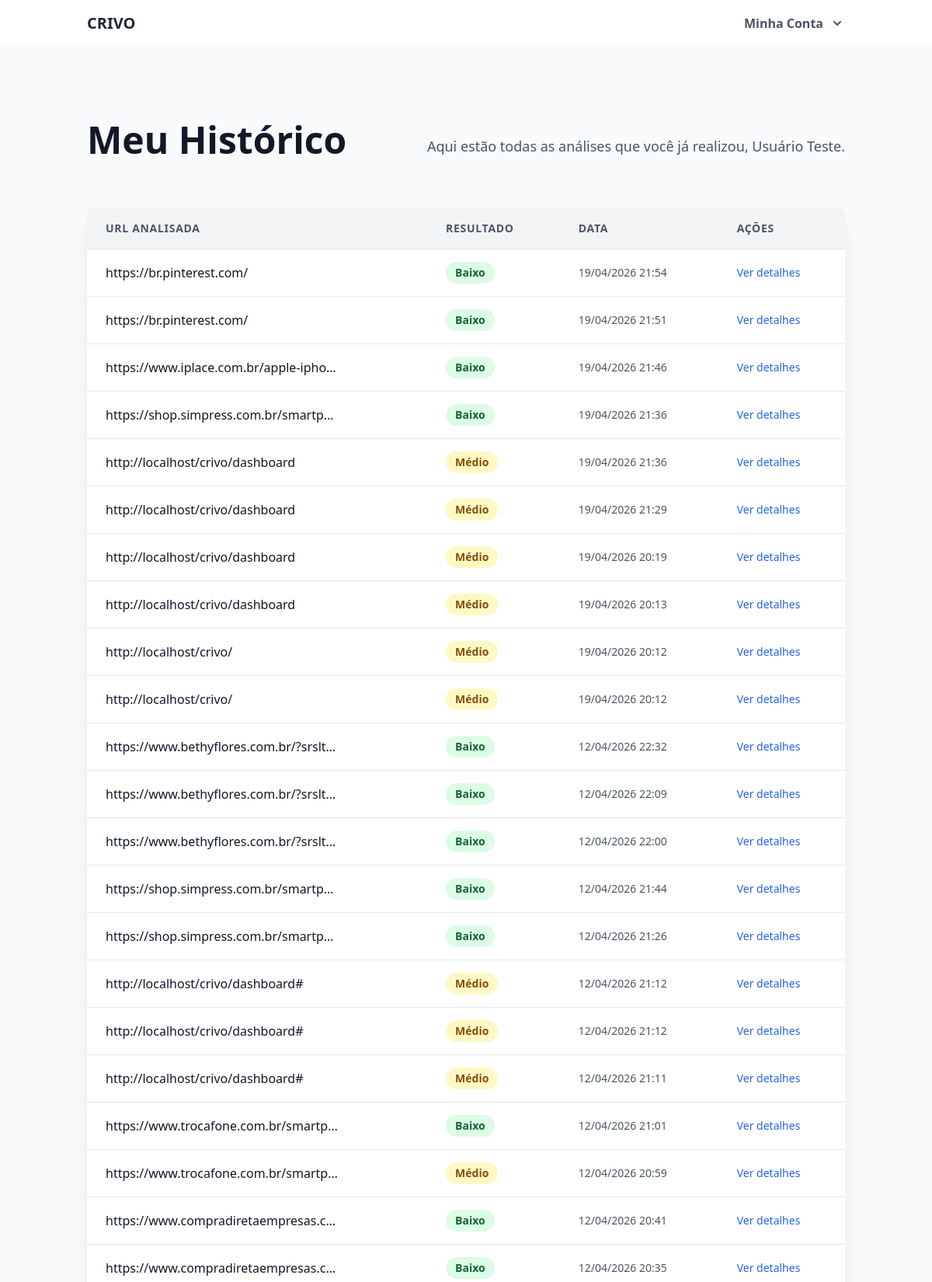
The page /historico (signed in, upper part) on the database its author committed.
### tables this page shows
CREATE TABLE `analises` (
  `id_analise` int(11) NOT NULL,
  `id_usuario` int(11) NOT NULL,
  `id_site` int(11) NOT NULL,
  `resultado_risco` varchar(50) NOT NULL,
  `detalhes` text DEFAULT NULL,
  `data_analise` timestamp NOT NULL DEFAULT current_timestamp(),
  `parecer_ia` text DEFAULT NULL
);

CREATE TABLE `sites` (
  `id_site` int(11) NOT NULL,
  `url` varchar(2048) NOT NULL,
  `primeira_analise` timestamp NOT NULL DEFAULT current_timestamp()
);

### Controllers/analiseController.class.php (called while the page is built, shortened)
<?php
class AnaliseController
{
    private $param;
    public function __construct()
    {
        $this->param = Conexao::getInstancia();
    }
    public function historico()
    {
        $id_usuario = $_SESSION['id_usuario'];
        $nome_usuario = $_SESSION['nome_usuario'] ?? 'Usuário';
        try {
            $analiseDAO = new AnaliseDAO($this->param);
            $historico = $analiseDAO->buscarPorUsuario($id_usuario);
        } catch (Exception $e) {
            $historico = [];
            $erroHistorico = "Erro ao buscar histórico: " . $e->getMessage();
        }
        if (!empty($historico)) {
            usort($historico, function ($a, $b) {
                try {
                    $timeA = new DateTime($a->getDataAnalise());
                    $timeB = new DateTime($b->getDataAnalise());
                    return $timeB->getTimestamp() - $timeA->getTimestamp();
                } catch (Exception $e) {
                    return 0;
                }
            });
        }
        $dadosViewHistorico = [
            'nome_usuario' => $nome_usuario,
            'historico' => $historico,
            'erroHistorico' => $erroHistorico ?? null
        ];
        extract($dadosViewHistorico);
        require_once "Views/historico.php";
    }
}

### index.php (called while the page is built, shortened)
<?php
	require_once "rotas.php";
	$uri = parse_url($_SERVER["REQUEST_URI"])["path"];
	$projetoPath = '/crivo';
	if (strpos($uri, $projetoPath) === 0) {
		$uri = substr($uri, strlen($projetoPath));
	}
	$route->verificar_rota($_SERVER["REQUEST_METHOD"], $uri);
?>

### Models/Conexao.class.php (called while the page is built, shortened)
<?php
	class Conexao
	{
		private static $conexao;
		public static function getInstancia()
		{
		if(empty(self::$conexao))
		{
			$parametros = "mysql:host=localhost;dbname=crivo;charset=utf8mb4";
			try
			{
				self::$conexao = new PDO($parametros, "root", "");
			}
			catch(PDOException $e)
			{
				echo $e->getCode();
				echo $e->getMessage();
				echo "Problema na conexão";
				die();
			}
		}
		return self::$conexao;
	}
}
?>

### Models/DAO/AnaliseDAO.class.php (called while the page is built, shortened)
<?php
class AnaliseDAO
{
    public function buscarPorUsuario($id_usuario)
    {
        $sql = "SELECT a.id_analise, a.id_usuario, s.url as url_analisada, a.resultado_risco as resultado_analise, a.data_analise
                FROM analises a
                JOIN sites s ON a.id_site = s.id_site
                WHERE a.id_usuario = ?
                ORDER BY a.data_analise DESC";
        try {
            $stm = $this->db->prepare($sql);
            $stm->bindValue(1, $id_usuario, PDO::PARAM_INT);
            $stm->execute();
            $resultados = $stm->fetchAll(PDO::FETCH_ASSOC);
            $historico = [];
            foreach ($resultados as $res) {
                $historico[] = new Analise(
                    $res['id_analise'],
                    $res['id_usuario'],
                    $res['url_analisada'],
                    $res['resultado_analise'],
                    $res['data_analise']
                );
            }
            return $historico;
        } catch (PDOException $e) {
            error_log("Erro ao buscar histórico: " . $e->getMessage());
            return [];
        }
    }
}
?>

### Models/Analise.class.php (called while the page is built, shortened)
<?php
class Analise
{
    public function getIdAnalise()
    {
        return $this->id_analise;
    }
    public function getUrlAnalisada()
    {
        return $this->url_analisada;
    }
    public function getResultadoAnalise()
    {
        return $this->resultado_analise;
    }
    public function getDataAnalise()
    {
        return date("d/m/Y H:i", strtotime($this->data_analise));
    }
}
?>

### Views/historico.php (the view, shortened to what this page needs)
<?php
require_once "Views/menu_posLogado.php";
?>
<main>
    <section class="bg-gray-50 py-20 sm:py-24">
        <div class="container mx-auto px-6">
            <div class="text-center md:text-left md:flex md:items-center md:justify-between">
                <h1 class="text-4xl md:text-5xl font-extrabold text-gray-900 leading-tight">
                    Meu Histórico
                </h1>
                <p class="mt-4 text-lg text-gray-600">
                    Aqui estão todas as análises que você já realizou, <?php echo htmlspecialchars($nome_usuario); ?>.
                </p>
            </div>
            <div class="mt-16 bg-white shadow-xl rounded-lg overflow-hidden">
                <div class="overflow-x-auto">
                    <?php if (empty($historico)): ?>
                        <div class="p-10 text-center">
                            <svg xmlns="http://www.w3.org/2000/svg" class="h-16 w-16 text-gray-400 mx-auto" fill="none" viewBox="0 0 24 24" stroke="currentColor" stroke-width="1">
                                <path stroke-linecap="round" stroke-linejoin="round" d="M9 12h6m-6 4h6m2 5H7a2 2 0 01-2-2V5a2 2 0 012-2h5.586a1 1 0 01.707.293l5.414 5.414a1 1 0 01.293.707V19a2 2 0 01-2 2z" />
                            </svg>
                            <h3 class="mt-4 text-xl font-semibold text-gray-700">Nenhuma análise encontrada</h3>
                            <p class="mt-2 text-gray-500">Você ainda não analisou nenhum site. Comece agora na página inicial!</p>
                            <a href="/crivo/dashboard" class="mt-6 inline-block px-5 py-3 text-base font-semibold text-white bg-blue-600 rounded-lg hover:bg-blue-700">Fazer minha primeira análise</a>
                        </div>
                    <?php else: ?>
                        <table class="w-full text-left">
                            <thead class="bg-gray-100 border-b border-gray-200">
                                <tr>
                                    <th scope="col" class="px-6 py-4 text-sm font-semibold text-gray-600 uppercase tracking-wider">URL Analisada</th>
                                    <th scope="col" class="px-6 py-4 text-sm font-semibold text-gray-600 uppercase tracking-wider hidden md:table-cell">Resultado</th>
                                    <th scope="col" class="px-6 py-4 text-sm font-semibold text-gray-600 uppercase tracking-wider hidden lg:table-cell">Data</th>
                                    <th scope="col" class="px-6 py-4 text-sm font-semibold text-gray-600 uppercase tracking-wider">Ações</th>
                                </tr>
                            </thead>
                            <tbody class="divide-y divide-gray-200">
                                <?php foreach ($historico as $analise): ?>
                                    <tr>
                                        <td class="px-6 py-4 whitespace-nowrap">
                                            <div class="text-base font-medium text-gray-900 truncate" style="max-width: 300px;">
                                                <?php echo htmlspecialchars($analise->getUrlAnalisada()); ?>
                                            </div>
                                        </td>
                                        <td class="px-6 py-4 hidden md:table-cell">
                                                <?php
                                                if($analise->getResultadoAnalise() == "Médio"){
                                                    echo "<span class='px-3 py-1 inline-flex text-sm font-semibold rounded-full bg-yellow-100 text-yellow-800'>";
                                                }else if ($analise->getResultadoAnalise() == "Alto"){
                                                    echo "<span class='px-3 py-1 inline-flex text-sm font-semibold rounded-full bg-red-100 text-red-800'>";
                                                }else{
                                                    echo "<span class='px-3 py-1 inline-flex text-sm font-semibold rounded-full bg-green-100 text-green-800'>";
                                                }
                                                echo htmlspecialchars($analise->getResultadoAnalise()); ?>
                                            </span>
                                        </td>
                                        <td class="px-6 py-4 whitespace-nowrap text-sm text-gray-600 hidden lg:table-cell">
                                            <?php echo $analise->getDataAnalise(); ?>
                                        </td>
                                        <td class="px-6 py-4 whitespace-nowrap text-sm font-medium">
                                            <a href="/crivo/relatorio?id=<?= $analise->getIdAnalise() ?>" class="text-blue-600 hover:text-blue-800">Ver detalhes</a>
                                        </td>
                                    </tr>
                                <?php endforeach; ?>
                            </tbody>
                        </table>
                    <?php endif; ?>
                </div>
            </div>
        </div>
    </section>
</main>

### rotas.php (shortened to what this page needs)
<?php
	class rotas
	{
		private array $rotas = array();
		public function get(string $nome, array $dados)
		{
			$this->rotas['GET'][$nome] = $dados;
		}
		public function post(string $nome, array $dados)
		{
			$this->rotas['POST'][$nome] = $dados;
		}
		public function verificar_rota(string $metodo, string $uri)
		{
			if(isset($this->rotas[$metodo][$uri]))
			{
				$dados_rota = $this->rotas[$metodo][$uri];
				$metodo = $dados_rota[1];
				$obj = new $classe();
				return $obj->$metodo();
			}
			else
			{
				echo "Rota Inválida";
			}
		}
	}
?>

### Views/menu_posLogado.php (shortened to what this page needs)
<!DOCTYPE html>
<html lang="pt-br">
<head>
    <script src="https://cdn.tailwindcss.com"></script>
</head>
<body class="bg-gray-50">
    <header class="bg-white shadow-sm">
        <nav class="container mx-auto px-6 py-4">
            <div class="flex items-center justify-between">
                <div>
                    <a href="#" class="text-xl font-bold text-gray-800">
                        CRIVO
                    </a>
                </div>
                <div class="relative">
                    <button id="user-menu-button" class="flex items-center space-x-2 focus:outline-none">
                        <span class="font-semibold text-gray-600">Minha Conta</span>
                        <svg class="h-5 w-5 text-gray-600" xmlns="http://www.w3.org/2000/svg" viewBox="0 0 20 20"
                            fill="currentColor">
                            <path fill-rule="evenodd"
                                d="M5.293 7.293a1 1 0 011.414 0L10 10.586l3.293-3.293a1 1 0 111.414 1.414l-4 4a1 1 0 01-1.414 0l-4-4a1 1 0 010-1.414z"
                                clip-rule="evenodd" />
                        </svg>
                    </button>
                </div>
            </div>
        </nav>
    </header>
</body>

### rows shown on the page
analises: id_site.url "https://br.pinterest.com/", resultado_risco "Baixo", data_analise "19/04/2026 21:54"
analises: id_site.url "https://br.pinterest.com/", resultado_risco "Baixo", data_analise "19/04/2026 21:51"
analises: id_site.url "https://www.iplace.com.br/apple-ipho…", resultado_risco "Baixo", data_analise "19/04/2026 21:46"
analises: id_site.url "https://shop.simpress.com.br/smartp…", resultado_risco "Baixo", data_analise "19/04/2026 21:36"
analises: id_site.url "http://localhost/crivo/dashboard", resultado_risco "Médio", data_analise "19/04/2026 21:36"
analises: id_site.url "http://localhost/crivo/dashboard", resultado_risco "Médio", data_analise "19/04/2026 21:29"
analises: id_site.url "http://localhost/crivo/dashboard", resultado_risco "Médio", data_analise "19/04/2026 20:19"
analises: id_site.url "http://localhost/crivo/dashboard", resultado_risco "Médio", data_analise "19/04/2026 20:13"
analises: id_site.url "http://localhost/crivo/", resultado_risco "Médio", data_analise "19/04/2026 20:12"
analises: id_site.url "http://localhost/crivo/", resultado_risco "Médio", data_analise "19/04/2026 20:12"
analises: id_site.url "https://www.bethyflores.com.br/?srslt…", resultado_risco "Baixo", data_analise "12/04/2026 22:32"
analises: id_site.url "https://www.bethyflores.com.br/?srslt…", resultado_risco "Baixo", data_analise "12/04/2026 22:09"
analises: id_site.url "https://www.bethyflores.com.br/?srslt…", resultado_risco "Baixo", data_analise "12/04/2026 22:00"
analises: id_site.url "https://shop.simpress.com.br/smartp…", resultado_risco "Baixo", data_analise "12/04/2026 21:44"
analises: id_site.url "https://shop.simpress.com.br/smartp…", resultado_risco "Baixo", data_analise "12/04/2026 21:26"
analises: id_site.url "http://localhost/crivo/dashboard#", resultado_risco "Médio", data_analise "12/04/2026 21:12"
analises: id_site.url "http://localhost/crivo/dashboard#", resultado_risco "Médio", data_analise "12/04/2026 21:12"
analises: id_site.url "http://localhost/crivo/dashboard#", resultado_risco "Médio", data_analise "12/04/2026 21:11"
analises: id_site.url "https://www.trocafone.com.br/smartp…", resultado_risco "Baixo", data_analise "12/04/2026 21:01"
analises: id_site.url "https://www.trocafone.com.br/smartp…", resultado_risco "Médio", data_analise "12/04/2026 20:59"
analises: id_site.url "https://www.compradiretaempresas.c…", resultado_risco "Baixo", data_analise "12/04/2026 20:41"
analises: id_site.url "https://www.compradiretaempresas.c…", resultado_risco "Baixo", data_analise "12/04/2026 20:35"

### other values the page prints
$nome_usuario "Usuário Teste"
